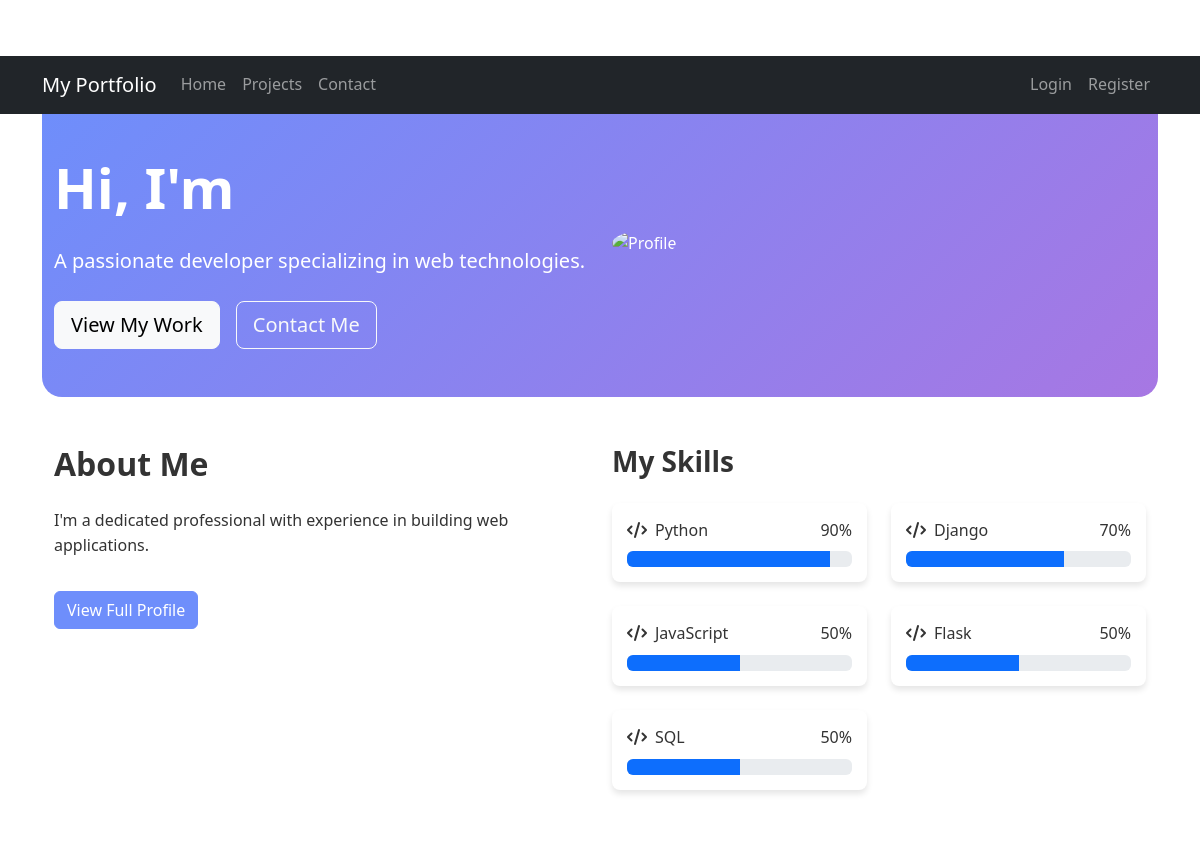
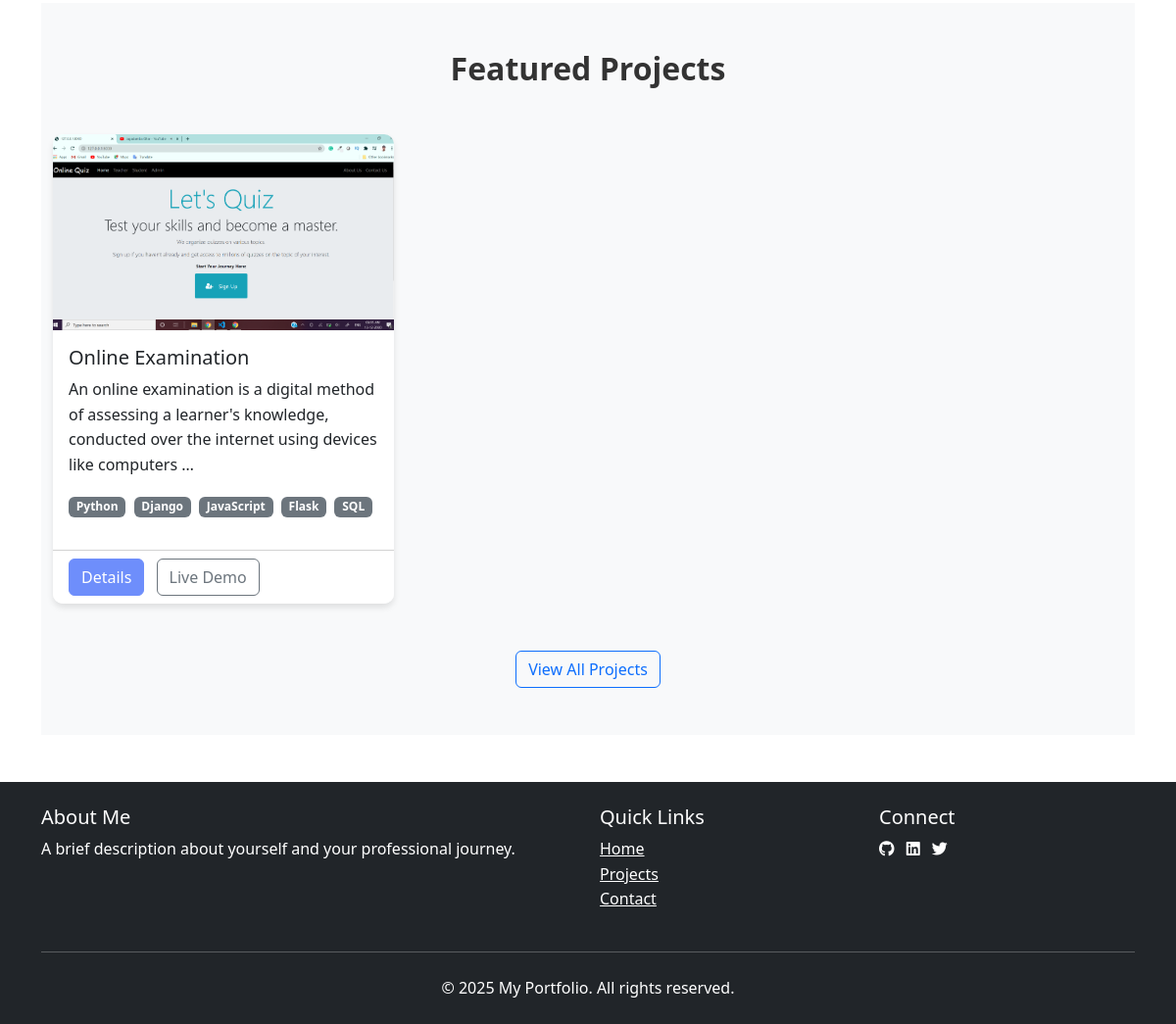
The page / on the database its author committed (2 pictures, top to bottom).
### portfolio_app/models.py (models this page shows, shortened)
class Skill(models.Model):
    name = models.CharField(max_length=100)
    proficiency = models.IntegerField(default=50)
    icon_class = models.CharField(max_length=100, blank=True, null=True)

class Project(models.Model):
    user = models.ForeignKey(User, on_delete=models.CASCADE)
    title = models.CharField(max_length=200)
    slug = models.SlugField(max_length=200, unique=True, blank=True)
    description = models.TextField()
    technologies = models.ManyToManyField(Skill)
    image = models.ImageField(upload_to='projects/')
    url = models.URLField(blank=True, null=True)
    github_url = models.URLField(blank=True, null=True)
    date_created = models.DateField(auto_now_add=True)
    featured = models.BooleanField(default=False)
    def get_absolute_url(self):
        return reverse('project_detail', kwargs={'slug': self.slug})

### portfolio_app/views.py (the view)
# urls.py: path('', home, name='home'),
def home(request):
    featured_projects = Project.objects.filter(featured=True)[:3]
    skills = Skill.objects.all()
    return render(request, 'portfolio_app/index.html', {
        'featured_projects': featured_projects,
        'skills': skills
    })

### portfolio_app/templates/portfolio_app/index.html (shortened to what this page needs)
{% extends 'portfolio_app/base.html' %}
{% load static %}
{% block content %}
<section class="hero-section bg-primary text-white py-5">
    <div class="container">
        <div class="row align-items-center">
            <div class="col-lg-6">
                <h1 class="display-4 fw-bold mb-4">Hi, I'm </h1>
                <p class="lead mb-4">A passionate developer specializing in web technologies.</p>
                <div class="d-flex gap-3">
                    <a href="#projects" class="btn btn-light btn-lg">View My Work</a>
                    <a href="{% url 'contact' %}" class="btn btn-outline-light btn-lg">Contact Me</a>
                </div>
            </div>
            <div class="col-lg-6">
                {% if request.user.is_authenticated and request.user.profile.profile_pic %}
                <img src="{{ request.user.profile.profile_pic.url }}" class="rounded-circle mb-3" width="100" height="100"  alt="Profile" class="img-fluid rounded-circle">
                {% else %}
                <img src="{% static 'images/default-profile.png' %}" class="rounded-circle mb-3" width="100" height="100"  alt="Profile" class="img-fluid rounded-circle">
                {% endif %}
            </div>
        </div>
    </div>
</section>
<section class="py-5" id="about">
    <div class="container">
        <div class="row">
            <div class="col-lg-6">
                <h2 class="fw-bold mb-4">About Me</h2>
                {% if request.user.is_authenticated and request.user.profile.bio %}
                <p>{{ request.user.profile.bio }}</p>
                {% else %}
                <p>I'm a dedicated professional with experience in building web applications.</p>
                {% endif %}
                <a href="{% url 'profile' %}" class="btn btn-primary mt-3">View Full Profile</a>
            </div>
            <div class="col-lg-6">
                <h3 class="fw-bold mb-4">My Skills</h3>
                <div class="row">
                    {% for skill in skills %}
                    <div class="col-md-6 mb-4">
                        <div class="skill-item">
                            <div class="d-flex justify-content-between mb-2">
                                <span><i class="{{ skill.icon_class|default:'fas fa-code' }} me-2"></i>{{ skill.name }}</span>
                                <span>{{ skill.proficiency }}%</span>
                            </div>
                            <div class="progress">
                                <div class="progress-bar bg-primary" role="progressbar" style="width: {{ skill.proficiency }}%"
                                    aria-valuenow="{{ skill.proficiency }}" aria-valuemin="0" aria-valuemax="100"></div>
                            </div>
                        </div>
                    </div>
                    {% endfor %}
                </div>
            </div>
        </div>
    </div>
</section>
<section class="py-5 bg-light" id="projects">
    <div class="container">
        <h2 class="text-center fw-bold mb-5">Featured Projects</h2>
        <div class="row">
            {% for project in featured_projects %}
            <div class="col-md-4 mb-4">
                <div class="card h-100">
                    <img src="{{ project.image.url }}" class="card-img-top" alt="{{ project.title }}">
                    <div class="card-body">
                        <h5 class="card-title">{{ project.title }}</h5>
                        <p class="card-text">{{ project.description|truncatewords:20 }}</p>
                        <div class="mb-3">
                            {% for tech in project.technologies.all %}
                            <span class="badge bg-secondary me-1">{{ tech.name }}</span>
                            {% endfor %}
                        </div>
                    </div>
                    <div class="card-footer bg-white">
                        <a href="{{ project.get_absolute_url }}" class="btn btn-primary">Details</a>
                        {% if project.url %}
                        <a href="{{ project.url }}" class="btn btn-outline-secondary ms-2" target="_blank">Live Demo</a>
                        {% endif %}
                    </div>
                </div>
            </div>
            {% endfor %}
        </div>
        <div class="text-center mt-4">
            <a href="{% url 'project_list' %}" class="btn btn-outline-primary">View All Projects</a>
        </div>
    </div>
</section>
{% endblock %}

### portfolio_app/static/css/styles.css (style rules this page uses)
body { font-family: 'Segoe UI', Tahoma, Geneva, Verdana, sans-serif; line-height: 1.6; color: #333; padding-top: 56px; }
.hero-section { background: linear-gradient(135deg, #6e8efb, #a777e3); padding: 100px 0; border-radius: 0 0 20px 20px; margin-top: -56px; }
.skill-item { background: #fff; padding: 15px; border-radius: 8px; box-shadow: 0 4px 6px rgba(0, 0, 0, 0.1); }
.card { transition: transform 0.3s ease, box-shadow 0.3s ease; border: none; border-radius: 10px; overflow: hidden; box-shadow: 0 4px 6px rgba(0, 0, 0, 0.1); }
.card-img-top { height: 200px; object-fit: cover; }
.btn-primary { background-color: #6e8efb; border-color: #6e8efb; }

### rows shown on the page
Skill: name "Python", proficiency "90"
Skill: name "Django", proficiency "70"
Skill: name "JavaScript", proficiency "50"
Skill: name "Flask", proficiency "50"
Skill: name "SQL", proficiency "50"
Project: image (picture), title "Online Examination", description "An online examination is a digital method of assessing a learner's knowledge, conducted over the internet using devices like computers …"
